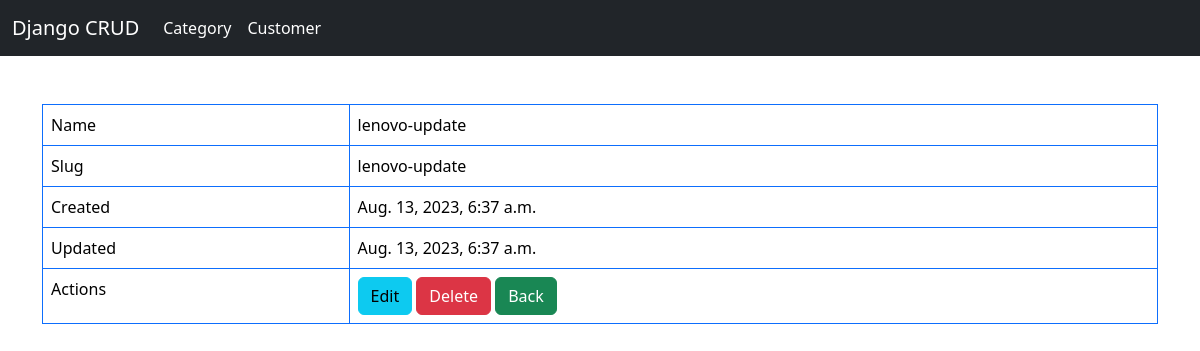
The page /category/detail/lenovo-update/ on the database its author committed.
### category/models.py (models this page shows, shortened)
class Category(models.Model):
    name = models.CharField(max_length=255)
    slug = models.SlugField(max_length=255, unique=name)
    created_at = models.DateTimeField(auto_now_add=True)
    updated_at = models.DateTimeField(auto_now=True)

### category/views.py (the view)
# urls.py: path('category/detail/<slug:slug>/', CategoryDetailView.as_view(), name='category_detail'),
class CategoryDetailView(DetailView):
    model = Category

### category/templates/category/category_detail.html
{% extends 'category/base.html' %}
{% block contents %}
<div class="row py-5">
    <div class="col-md-12">
        <table class="table table-bordered border-primary">
            <tbody>
                <tr>
                    <td>
                        Name
                    </td>
                    <td>
                        {{ category.name }}
                    </td>
                </tr>
                <tr>
                    <td>
                        Slug
                    </td>
                    <td>
                        {{ category.slug }}
                    </td>
                </tr>
                <tr>
                    <td>
                        Created
                    </td>
                    <td>
                        {{ category.created_at }}
                    </td>
                </tr>
                <tr>
                    <td>
                        Updated
                    </td>
                    <td>
                        {{ category.updated_at }}
                    </td>
                </tr>
                <tr>
                    <td>
                        Actions
                    </td>
                    <td>
                        <a href="{% url 'category_update' category.slug  %}" class="btn btn-info">
                            Edit
                        </a>
                        <a href="{% url 'category_delete' category.slug  %}" class="btn btn-danger">
                            Delete
                        </a>
                        <a href="{% url 'category_list' %}" class="btn btn-success">
                            Back
                        </a>
                    </td>
                </tr>
            </tbody>
        </table>
    </div>
</div>
{% endblock %}

### rows shown on the page
Category: name "lenovo-update", slug "lenovo-update", created_at "Aug. 13, 2023, 6:37 a.m.", updated_at "Aug. 13, 2023, 6:37 a.m."
